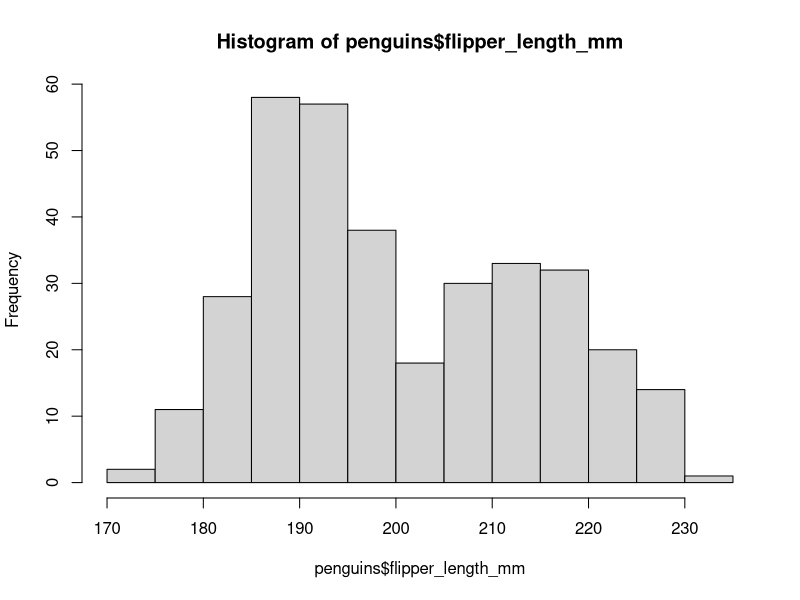

Write the R code that produced this figure. (Note: this script raises an error after producing the figure.)
# Introduction to R and RStudio
# Learn about assigning objects, using functions, vectors, and dataframes
# EKB; Feb 2022

# Assigning Objects---------------------------------------------------------####
mass <- 47.5 # this is the mass in kg
age <- 122
mass <- mass * 2 # multiply
age <- age - 20 # subtract
mass_index <- mass/age # divide
mass_sq <- mass^2 # raise to an exponent

## Functions ---------------------------------------------------------------####

# functions are always followed by parentheses
# anything you type into the parentheses are called arguments
weight_kg <- sqrt(10) # square root
round(weight_kg) # rounding
round(weight_kg, digits = 2) # round to 2 digits past 0

# to get more information about a function, use the help function
help(mean) # or type ?help

## Vectors -----------------------------------------------------------------####

# Vectors are the most common and basic data type in R.
# They are composed of series of values, which can either be numbers or characters
# We use the `c()` function (stands for concatenate) to create a vector.

# Let's create a vector of animal weights (numeric)
weight_g <- c(50, 60, 65, 82)
weight_g

# A vector can also contain character strings (character)
animals <- c("mouse", "rat", "dog")
animals

# There are many functions we can use to look at vectors #

# how many elements
length(weight_g)
length(animals)

# type of data we are working with
class(weight_g)
class(animals)

# structure of an object
str(weight_g)
str(animals)

# can use the c() function to add values
weight_g <- c(weight_g, 30) # add to the end
weight_g <- c(90, weight_g) # add to the beginning
weight_g

# vectors can only be one data type
test_vec <- c(weight_g, animals)
test_vec # coerced everything into character (don't know how to many words numeric)

# subsetting vectors
weight_g[2]
weight_g[c(2,4)]
weight_g[c(1:4)]

# conditional subsetting
weight_g[weight_g > 55]
animals[animals == 'rat']

## Working with Data Frames ------------------------------------------------####

# this is a data package, meaning it is a package that contains datasets
# learn more here: https://allisonhorst.github.io/palmerpenguins/
install.packages("palmerpenguins")
library(palmerpenguins)
penguins

# Functions
head(penguins)      # first 6 lines
head(penguins, 10)  # can specific how many lines
tail(penguins)      # last 6 lines
str(penguins)       # structure
dim(penguins)       # dimensions
names(penguins)     # same as colnames(penguins) in a df

# Subsetting using Indexing #
# row then column (opposite of spreadsheets)
# in vectors, only 1 dimension, so we only need to specify one location
# data frames are 2-dimensional, so he have to specify 2 different locations 
penguins[1:10, c(2,3)]
penguins[1:10, ]
penguins[ , c(1:4)]

# Select individual columns #
# use the $ to select specific columns
penguins$species
flipper_lenght_mm <- penguins$flipper_length_mm

# Plot a histogram #
hist(penguins$flipper_length_mm) # same as hist(flipper_length_mm)

# Use conditional formatting to select specific observations
# in this case, only penguins with flippers greater than or equal to 200 mm
flippers_200mm_min <- penguins[penguins$flipper_length_mm >= 200, ]
hist(flippers_200mm_min) # why doesn't this work? We haven't specified a column
hist(flippers_200mm_min$flipper_length_mm)

# Use conditional formatting to select one species
adelie <- penguins[penguins$species == 'Adelie', ]
hist(adelie$flipper_length_mm)

